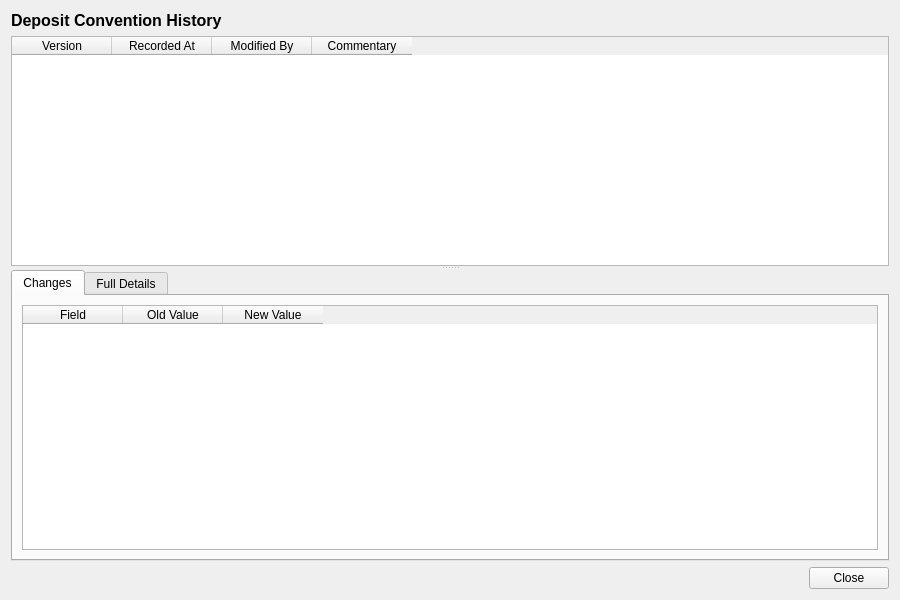
<?xml version="1.0" encoding="UTF-8"?>
<ui version="4.0">
 <class>DepositConventionHistoryDialog</class>
 <widget class="QWidget" name="DepositConventionHistoryDialog">
  <property name="geometry">
   <rect>
    <x>0</x>
    <y>0</y>
    <width>900</width>
    <height>600</height>
   </rect>
  </property>
  <property name="windowTitle">
   <string>Deposit Convention History</string>
  </property>
  <layout class="QVBoxLayout" name="verticalLayout">
   <item>
    <widget class="QLabel" name="titleLabel">
     <property name="font">
      <font>
       <pointsize>12</pointsize>
       <bold>true</bold>
      </font>
     </property>
     <property name="text">
      <string>Deposit Convention History</string>
     </property>
    </widget>
   </item>
   <item>
    <widget class="QSplitter" name="splitter">
     <property name="orientation">
      <enum>Qt::Vertical</enum>
     </property>
     <widget class="QTableWidget" name="versionListWidget">
      <property name="minimumHeight">
       <number>150</number>
      </property>
      <property name="maximumHeight">
       <number>250</number>
      </property>
      <property name="alternatingRowColors">
       <bool>true</bool>
      </property>
      <property name="editTriggers">
       <set>QAbstractItemView::NoEditTriggers</set>
      </property>
      <property name="selectionMode">
       <enum>QAbstractItemView::SingleSelection</enum>
      </property>
      <property name="selectionBehavior">
       <enum>QAbstractItemView::SelectRows</enum>
      </property>
      <column>
       <property name="text">
        <string>Version</string>
       </property>
      </column>
      <column>
       <property name="text">
        <string>Recorded At</string>
       </property>
      </column>
      <column>
       <property name="text">
        <string>Modified By</string>
       </property>
      </column>
      <column>
       <property name="text">
        <string>Commentary</string>
       </property>
      </column>
     </widget>
     <widget class="QWidget" name="detailWidget">
      <layout class="QVBoxLayout" name="detailLayout">
       <property name="leftMargin">
        <number>0</number>
       </property>
       <property name="topMargin">
        <number>0</number>
       </property>
       <property name="rightMargin">
        <number>0</number>
       </property>
       <property name="bottomMargin">
        <number>0</number>
       </property>
       <item>
        <widget class="QTabWidget" name="tabWidget">
         <property name="currentIndex">
          <number>0</number>
         </property>
         <widget class="QWidget" name="changesTab">
          <attribute name="title">
           <string>Changes</string>
          </attribute>
          <layout class="QVBoxLayout" name="changesTabLayout">
           <item>
            <widget class="QTableWidget" name="changesTableWidget">
             <property name="editTriggers">
              <set>QAbstractItemView::NoEditTriggers</set>
             </property>
             <property name="alternatingRowColors">
              <bool>true</bool>
             </property>
             <property name="selectionMode">
              <enum>QAbstractItemView::SingleSelection</enum>
             </property>
             <property name="selectionBehavior">
              <enum>QAbstractItemView::SelectRows</enum>
             </property>
             <column>
              <property name="text">
               <string>Field</string>
              </property>
             </column>
             <column>
              <property name="text">
               <string>Old Value</string>
              </property>
             </column>
             <column>
              <property name="text">
               <string>New Value</string>
              </property>
             </column>
            </widget>
           </item>
          </layout>
         </widget>
         <widget class="QWidget" name="fullDetailsTab">
          <attribute name="title">
           <string>Full Details</string>
          </attribute>
          <layout class="QVBoxLayout" name="fullDetailsTabLayout">
           <item>
            <widget class="QScrollArea" name="scrollArea">
             <property name="widgetResizable">
              <bool>true</bool>
             </property>
             <widget class="QWidget" name="scrollAreaWidgetContents">
              <property name="geometry">
               <rect>
                <x>0</x>
                <y>0</y>
                <width>560</width>
                <height>450</height>
               </rect>
              </property>
              <layout class="QFormLayout" name="formLayout">
               <item row="0" column="0">
                <widget class="QLabel" name="idLabel">
                 <property name="text">
                  <string>Id:</string>
                 </property>
                </widget>
               </item>
               <item row="0" column="1">
                <widget class="QLabel" name="idValue">
                 <property name="text">
                  <string/>
                 </property>
                </widget>
               </item>
               <item row="1" column="0">
                <widget class="QLabel" name="indexLabel">
                 <property name="text">
                  <string>Index:</string>
                 </property>
                </widget>
               </item>
               <item row="1" column="1">
                <widget class="QLabel" name="indexValue">
                 <property name="text">
                  <string/>
                 </property>
                </widget>
               </item>
               <item row="2" column="0">
                <widget class="QLabel" name="calendarLabel">
                 <property name="text">
                  <string>Calendar:</string>
                 </property>
                </widget>
               </item>
               <item row="2" column="1">
                <widget class="QLabel" name="calendarValue">
                 <property name="text">
                  <string/>
                 </property>
                </widget>
               </item>
               <item row="3" column="0">
                <widget class="QLabel" name="conventionLabel">
                 <property name="text">
                  <string>Convention:</string>
                 </property>
                </widget>
               </item>
               <item row="3" column="1">
                <widget class="QLabel" name="conventionValue">
                 <property name="text">
                  <string/>
                 </property>
                </widget>
               </item>
               <item row="4" column="0">
                <widget class="QLabel" name="day_count_fractionLabel">
                 <property name="text">
                  <string>Day Count Fraction:</string>
                 </property>
                </widget>
               </item>
               <item row="4" column="1">
                <widget class="QLabel" name="dayCountFractionValue">
                 <property name="text">
                  <string/>
                 </property>
                </widget>
               </item>
               <item row="5" column="0">
                <widget class="QLabel" name="versionNumberLabel">
                 <property name="text">
                  <string>Version:</string>
                 </property>
                </widget>
               </item>
               <item row="5" column="1">
                <widget class="QLabel" name="versionNumberValue">
                 <property name="text">
                  <string/>
                 </property>
                </widget>
               </item>
               <item row="6" column="0">
                <widget class="QLabel" name="modifiedByLabel">
                 <property name="text">
                  <string>Modified By:</string>
                 </property>
                </widget>
               </item>
               <item row="6" column="1">
                <widget class="QLabel" name="modifiedByValue">
                 <property name="text">
                  <string/>
                 </property>
                </widget>
               </item>
               <item row="7" column="0">
                <widget class="QLabel" name="recordedAtLabel">
                 <property name="text">
                  <string>Recorded At:</string>
                 </property>
                </widget>
               </item>
               <item row="7" column="1">
                <widget class="QLabel" name="recordedAtValue">
                 <property name="text">
                  <string/>
                 </property>
                </widget>
               </item>
               <item row="8" column="0">
                <widget class="QLabel" name="changeCommentaryLabel">
                 <property name="text">
                  <string>Change Commentary:</string>
                 </property>
                </widget>
               </item>
               <item row="8" column="1">
                <widget class="QLabel" name="changeCommentaryValue">
                 <property name="text">
                  <string/>
                 </property>
                 <property name="wordWrap">
                  <bool>true</bool>
                 </property>
                </widget>
               </item>
              </layout>
             </widget>
            </widget>
           </item>
          </layout>
         </widget>
        </widget>
       </item>
      </layout>
     </widget>
    </widget>
   </item>
   <item>
    <layout class="QHBoxLayout" name="buttonLayout">
     <item>
      <spacer name="horizontalSpacer">
       <property name="orientation">
        <enum>Qt::Horizontal</enum>
       </property>
       <property name="sizeHint" stdset="0">
        <size><width>40</width><height>20</height></size>
       </property>
      </spacer>
     </item>
     <item>
      <widget class="QPushButton" name="closeButton">
       <property name="text">
        <string>Close</string>
       </property>
      </widget>
     </item>
    </layout>
   </item>
  </layout>
 </widget>
 <resources/>
 <connections/>
</ui>
